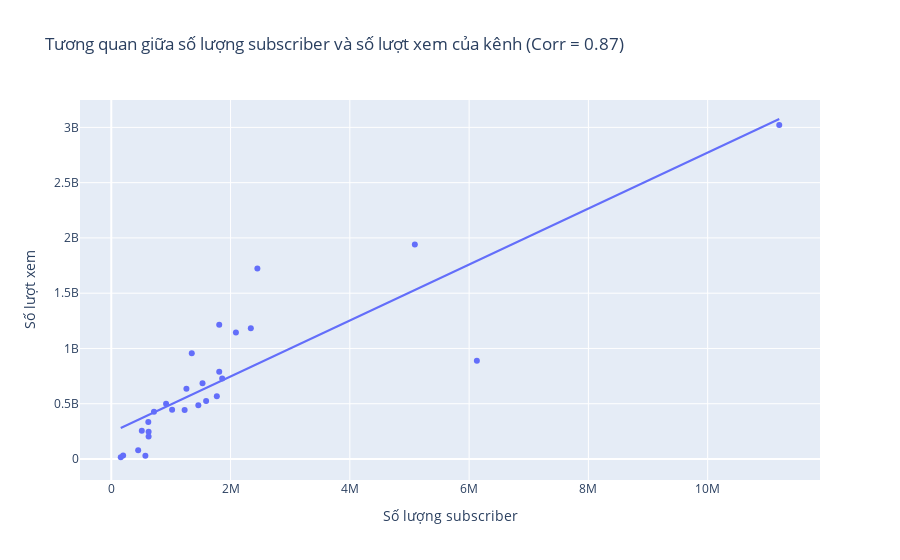

The code cell stored with this chart in its notebook:
### Markdown cell above
### Tương quan Lượt đăng ký và Tổng lượt xem

### Code cell
merged_data = pd.merge(views_per_channel, dfsub[['Tên kênh', 'Số lượt đăng ký']], on='Tên kênh')
correlation = merged_data['Số lượt đăng ký'].corr(merged_data['Số lượt xem'])

fig = px.scatter(merged_data, x='Số lượt đăng ký', y='Số lượt xem',
                 title=f'Tương quan giữa số lượng subscriber và số lượt xem của kênh (Corr = {correlation:.2f})',
                 labels={'Số lượt đăng ký': 'Số lượng subscriber', 'Số lượt xem': 'Số lượt xem'},
                 hover_name='Tên kênh',
                 trendline="ols")

fig.show()

### Figure 1 — Plotly figure (JSON) as saved in the notebook; plotly's stock layout.template omitted (floating-point values rounded to 4 significant figures)
{"data": [{"hovertemplate": "<b>%{hovertext}</b><br><br>Số lượng subscriber=%{x}<br>Số lượt xem=%{y}<extra></extra>", "hovertext": ["AMEE", "BÍCH PHƯƠNG", "Chi Pu Official", "Dương Domic", "ERIK Official", "HIEUTHUHAI", "Hoàng Thùy Linh", "Hòa Minzy", "Hương Tràm Charmy pham", "J97", "JustaTeeMusic", "MCK // Nger", "MIN OFFICIAL", "Mono Official", "My Tam", "Noo Phước Thịnh", "Phan Mạnh Quỳnh Official", "Pháo Northside", "Phương Mỹ Chi", "Sơn Tùng M-TP Official", "Trúc Nhân", "Vũ Cát Tường", "Vũ Official", "Wowy", "tlinh", "Đen Vâu Official", "ĐÔNG NHI"], "legendgroup": "", "marker": {"color": "#636efa", "symbol": "circle"}, "mode": "markers", "name": "", "orientation": "v", "showlegend": false, "type": "scatter", "x": [159000, 2340000, 1460000, 199000, 1810000, 1020000, 1530000, 1770000, 919000, 6130000, 1350000, 716000, 2090000, 626000, 2450000, 1860000, 1590000, 451000, 626000, 11200000, 1810000, 512000, 1260000, 1230000, 621000, 5090000, 572000], "xaxis": "x", "y": [15770420, 1183618712, 487017485, 31602480, 788766859, 444885931, 686226073, 567386607, 500261633, 889715674, 956150144, 426965674, 1144907028, 247463755, 1722556190, 728218301, 525062593, 79559253, 204375707, 3021361723, 1213845473, 254754994, 636085075, 443177634, 334257101, 1939547075, 29471363], "yaxis": "y"}, {"hovertemplate": "<b>OLS trendline</b><br>Số lượt xem = 253.174 * Số lượt đăng ký + 2.40449e+08<br>R<sup>2</sup>=0.751452<br><br>Số lượng subscriber=%{x}<br>Số lượt xem=%{y} <b>(trend)</b><extra></extra>", "legendgroup": "", "marker": {"color": "#636efa", "symbol": "circle"}, "mode": "lines", "name": "", "showlegend": false, "type": "scatter", "x": [159000, 199000, 451000, 512000, 572000, 621000, 626000, 626000, 716000, 919000, 1020000, 1230000, 1260000, 1350000, 1460000, 1530000, 1590000, 1770000, 1810000, 1810000, 1860000, 2090000, 2340000, 2450000, 5090000, 6130000, 11200000], "xaxis": "x", "y": [280700000.0, 290800000.0, 354600000.0, 370100000.0, 385300000.0, 397700000.0, 398900000.0, 398900000.0, 421700000.0, 473100000.0, 498700000.0, 551900000.0, 559400000.0, 582200000.0, 610100000.0, 627800000.0, 643000000.0, 688600000.0, 698700000.0, 698700000.0, 711400000.0, 769600000.0, 832900000.0, 860700000.0, 1529000000.0, 1792000000.0, 3076000000.0], "yaxis": "y"}], "layout": {"legend": {"tracegroupgap": 0}, "title": {"text": "Tương quan giữa số lượng subscriber và số lượt xem của kênh (Corr = 0.87)"}, "xaxis": {"anchor": "y", "domain": [0, 1], "title": {"text": "Số lượng subscriber"}}, "yaxis": {"anchor": "x", "domain": [0, 1], "title": {"text": "Số lượt xem"}}}}
